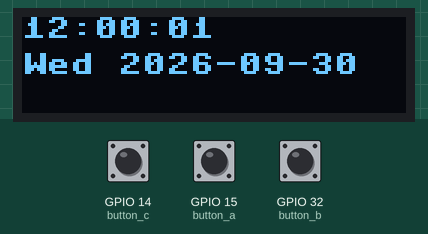
A program run on a simulated ESP32 board running MicroPython. Shown: 128×32 one-colour display. The inputs (shaded band) are chosen by the test bench; at power-on: GPIO 15 (button_a) HIGH, GPIO 14 (button_c) HIGH, GPIO 32 (button_b) HIGH. The clock reads 2024-03-15 10:24:30 at power-on unless the program sets it; library files of the repository ran but are not shown: ssd1306.py; what the program prints to the serial console is not drawn.

Above: at 1.2 s.
1.3 s: GPIO 15 (button_a) pulled LOW for 0.15 s
At 2.4 s:
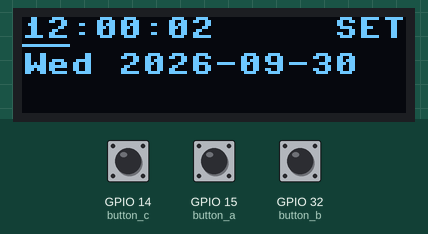
4.4 s: GPIO 14 (button_c) pulled LOW for 0.15 s
At 5.8 s:
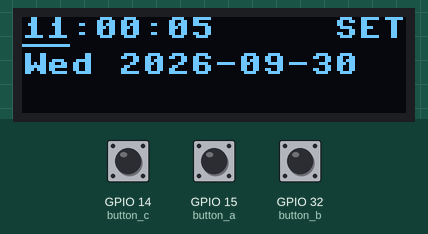
6.5 s: GPIO 32 (button_b) pulled LOW for 0.15 s
At 7.8 s:
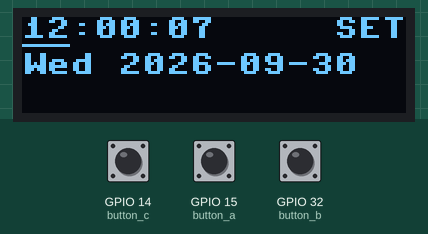
8.5 s: GPIO 14 (button_c) pulled LOW for 1 s
At 9.6 s:
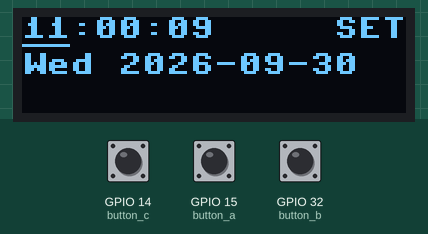
11.0 s: GPIO 15 (button_a) pulled LOW for 1 s
At 11.5 s:
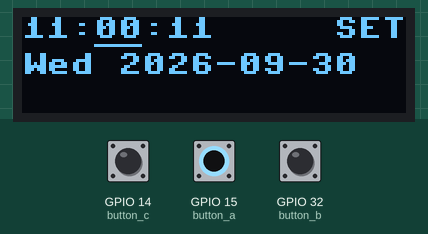
13.5 s: GPIO 32 (button_b) pulled LOW for 1 s
At 14.8 s:
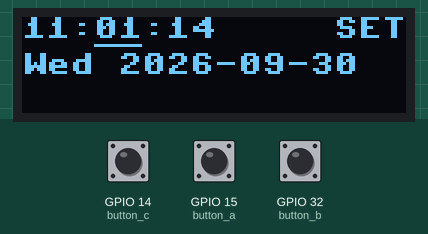
Timing chart, 0 to 16.5 s (numbered marks = the images above; inputs shaded):
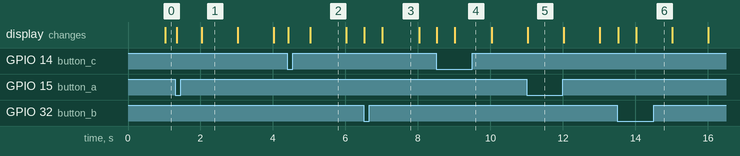

The program:

checkpoint1.py
```python
from machine import RTC, I2C, Pin
import micropython
import time
import ssd1306

# The RTC keeps counting while the board is powered, but we reset it to a
# fixed value on every boot so the starting time is predictable.
# Tuple format: (year, month, day, weekday, hours, minutes, seconds, subseconds)
# weekday: 0 = Monday ... 6 = Sunday
rtc = RTC()
rtc.datetime((2026, 9, 30, 2, 12, 0, 0, 0))

# The OLED FeatherWing is a 128x32 SSD1306 on the Feather's I2C pins.
# Feather ESP32 V2: SCL = GPIO 20, SDA = GPIO 22.
i2c = I2C(0, scl=Pin(20), sda=Pin(22), freq=400000)
oled = ssd1306.SSD1306_I2C(128, 32, i2c)

DAYS = ("Mon", "Tue", "Wed", "Thu", "Fri", "Sat", "Sun")

# OLED FeatherWing buttons. Each connects its pin to GND when pressed, so the
# internal pull-up keeps the pin HIGH when released and a press is a falling edge.
#   A: cycle mode (run -> set hour -> set minute -> set second -> run)
#   B: increment the selected field
#   C: decrement the selected field
button_a = Pin(15, Pin.IN, Pin.PULL_UP)
button_b = Pin(32, Pin.IN, Pin.PULL_UP)
button_c = Pin(14, Pin.IN, Pin.PULL_UP)

DEBOUNCE_MS = 50

# Mode 0 is normal running; modes 1-3 select which field the buttons edit.
MODE_RUN, MODE_HOUR, MODE_MINUTE, MODE_SECOND = 0, 1, 2, 3
# Index into the rtc.datetime() tuple and wrap-around limit for each field.
FIELDS = {
    MODE_HOUR: (4, 24),
    MODE_MINUTE: (5, 60),
    MODE_SECOND: (6, 60),
}

mode = MODE_RUN
needs_redraw = True


def change_field(step):
    global needs_redraw

    if mode == MODE_RUN:
        return
    index, limit = FIELDS[mode]
    now = list(rtc.datetime())
    now[index] = (now[index] + step) % limit
    now[7] = 0  # restart the subsecond counter so the new second is a full one
    rtc.datetime(tuple(now))
    needs_redraw = True


def handle_a(_):
    global mode, needs_redraw
    mode = (mode + 1) % 4
    needs_redraw = True


def handle_b(_):
    change_field(1)


def handle_c(_):
    change_field(-1)


def make_isr(handler):
    # Each button gets its own debounce timestamp so presses on different
    # buttons do not block each other.
    last_press_ms = 0

    def isr(_):
        nonlocal last_press_ms

        now = time.ticks_ms()
        # Mechanical buttons can rapidly switch between HIGH and LOW while being
        # pressed. Ignore those false edges for 50 ms after a valid press.
        if time.ticks_diff(now, last_press_ms) < DEBOUNCE_MS:
            return

        last_press_ms = now
        # Changing the RTC and redrawing are too slow for an ISR, so queue the
        # work for normal execution and keep the interrupt handler short.
        micropython.schedule(handler, 0)

    return isr


button_a.irq(trigger=Pin.IRQ_FALLING, handler=make_isr(handle_a))
button_b.irq(trigger=Pin.IRQ_FALLING, handler=make_isr(handle_b))
button_c.irq(trigger=Pin.IRQ_FALLING, handler=make_isr(handle_c))


def draw(year, month, day, weekday, hours, minutes, seconds):
    oled.fill(0)
    oled.text("{:02d}:{:02d}:{:02d}".format(hours, minutes, seconds), 0, 0)
    oled.text("{} {:04d}-{:02d}-{:02d}".format(
        DAYS[weekday], year, month, day), 0, 12)

    if mode != MODE_RUN:
        # Underline the field being edited. Each character is 8 px wide and
        # the fields start at columns 0, 3, and 6 of "HH:MM:SS".
        x = (mode - 1) * 24
        # The provided driver has no hline(), so draw on its framebuffer.
        oled.framebuf.hline(x, 9, 16, 1)
        oled.text("SET", 104, 0)

    oled.show()


print("Checkpoint 1 - Part 2 Task 3")

last_second = -1

while True:
    year, month, day, weekday, hours, minutes, seconds, _ = rtc.datetime()

    # Redraw when the second changes or a button changed something, to avoid
    # needless I2C traffic.
    if seconds != last_second or needs_redraw:
        last_second = seconds
        needs_redraw = False
        draw(year, month, day, weekday, hours, minutes, seconds)

    time.sleep_ms(20)
```

Measured:
- after the input at 1.3 s, the display: first changes at once (image 1 shows a later state)
- what the display in image 1 shows lasts 1.0 s, from 2.0 s to 3.0 s
